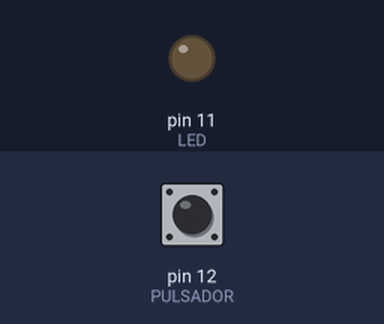
Recording of a sketch running on a simulated Arduino Uno, built with avr-gcc and run on an emulated ATmega328P. Parts: output pins drawn as LEDs (lit = HIGH). The test bench sets the inputs (shaded band); at power-on: pin 12 (PULSADOR) HIGH.

Above: at 1.2 s.
1.3 s: pin 12 (PULSADOR) pulled LOW for 0.15 s
At 1.37 s:
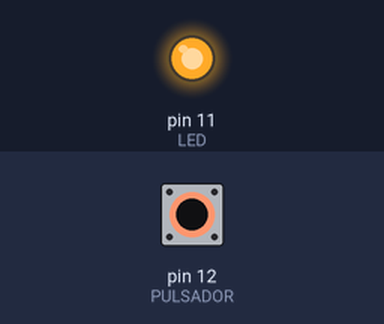
2.9 s: pin 12 (PULSADOR) pulled LOW for 3.2 s
At 7.2 s:
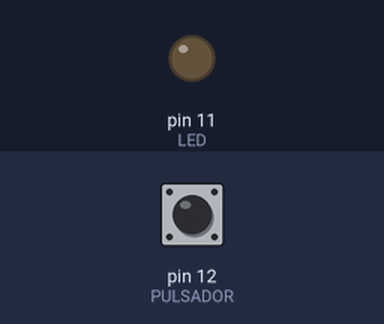
Timing chart, 0 to 8.7 s (numbered marks = the images above; inputs shaded):
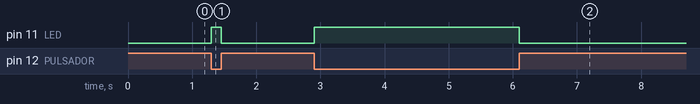

Measured:
- after the input at 1.3 s, pin 11 (LED): LOW → HIGH at once, → LOW 0.15 s later
- after the input at 2.9 s, pin 11 (LED): LOW → HIGH at once, → LOW 3.2 s later

The sketch:

entradas.ino
```cpp
const int LED = 11;
const int PULSADOR = 12;

void setup()
{
  pinMode(LED, OUTPUT);
  pinMode(PULSADOR, INPUT_PULLUP);
}

void loop()
{
  if(digitalRead(PULSADOR)== LOW)
  {
  	  digitalWrite(LED, HIGH);
  }else
  {
  	  digitalWrite(LED, LOW);
  }

}
```
